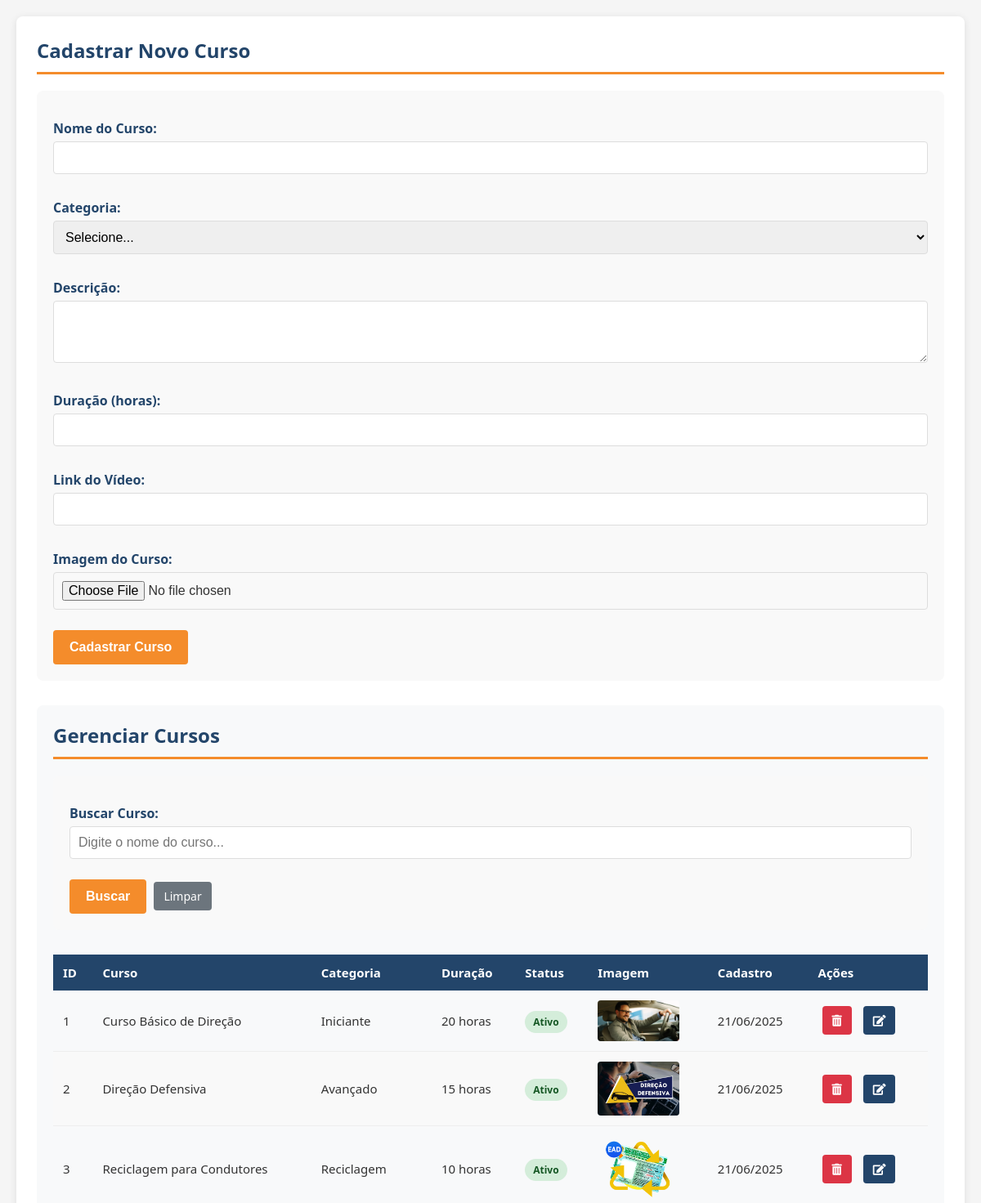
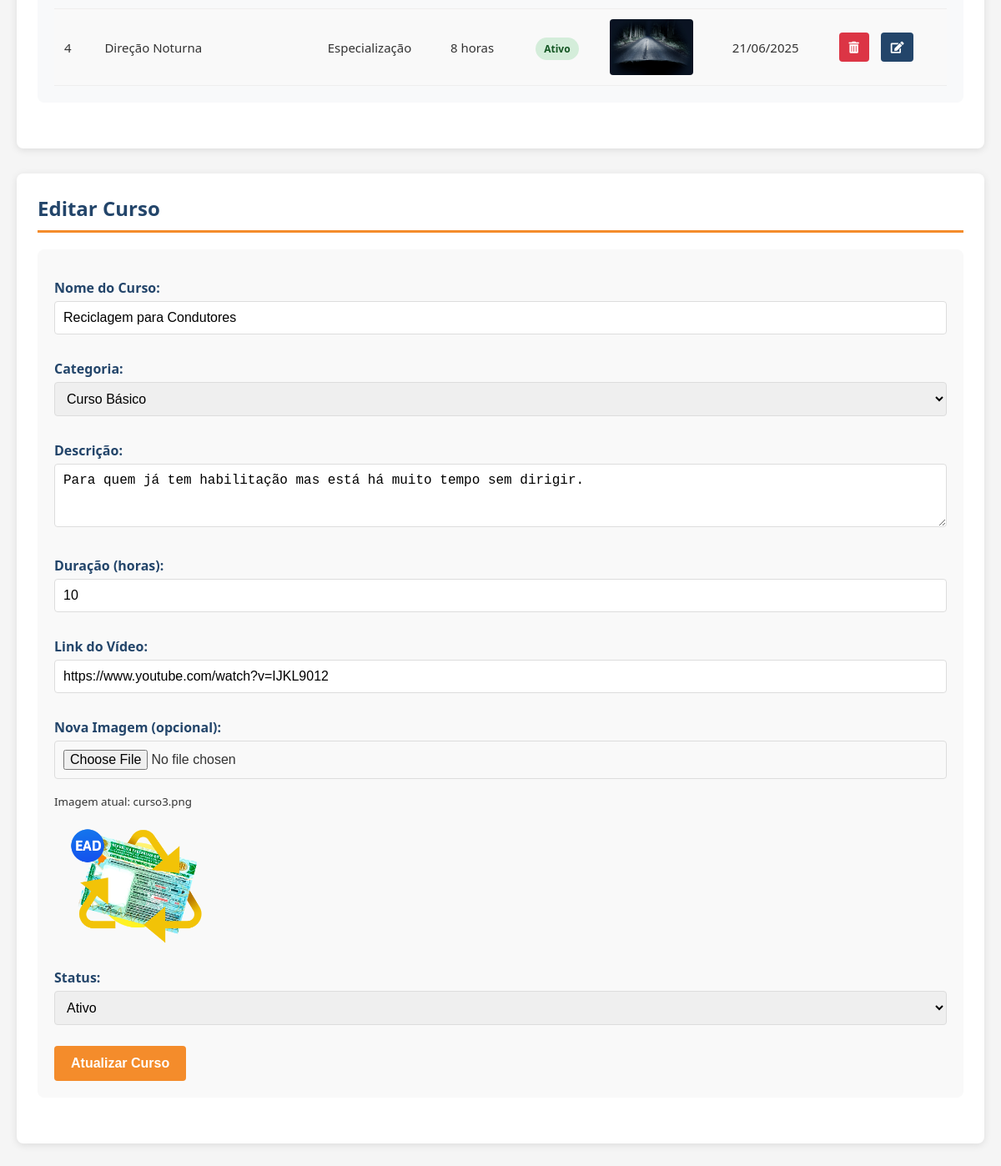
The app's page /inventory.php?id_cursod=3 with its own data (2 pictures, top to bottom).
### tables this page shows
CREATE TABLE `cursos` (
  `id_curso` int(11) NOT NULL AUTO_INCREMENT,
  `nome_curso` varchar(100) NOT NULL,
  `descricao` text NOT NULL,
  `duracao` int(11) NOT NULL COMMENT 'em horas',
  `imagem` varchar(255) NOT NULL,
  `link_video` varchar(255) NOT NULL,
  `categoria` varchar(50) DEFAULT NULL,
  `data_cadastro` timestamp NOT NULL DEFAULT current_timestamp(),
  `ativo` tinyint(1) NOT NULL DEFAULT 1,
  PRIMARY KEY (`id_curso`)
);

### inventory.php (the view, shortened to what this page needs)
<?php
include("include/connect.php");
?>
<!DOCTYPE html>
<html lang="pt-br">
<head>
    <link rel="stylesheet" href="https://pro.fontawesome.com/releases/v5.10.0/css/all.css"/>
</head>
<body>
    <div class="container1">
        <div class="form-container">
            <h2>Cadastrar Novo Curso</h2>
            <form id="insert-form" action="inventory.php" enctype="multipart/form-data" method="post">
                <label for="name">Nome do Curso:</label>
                <input type="text" id="name" name="name" required>
                <label for="categoria">Categoria:</label>
                <select id="categoria" name="categoria" required>
                    <option value="">Selecione...</option>
                </select>
                <label for="descricao">Descrição:</label>
                <textarea id="descricao" name="descricao" rows="3" required></textarea>
                <label for="duracao">Duração (horas):</label>
                <input type="number" id="duracao" name="duracao" min="1" required>
                <label for="link_video">Link do Vídeo:</label>
                <input type="url" id="link_video" name="link_video" required>
                <label for="photo">Imagem do Curso:</label>
                <input type="file" id="photo" name="photo" accept="image/*" required>
                <button name="ins" type="submit" class="insert-btn">Cadastrar Curso</button>
            </form>
        </div>
        <div class="search-container">
            <h2>Gerenciar Cursos</h2>
            <form id="search-form" action="inventory.php" method="get">
                <label for="search">Buscar Curso:</label>
                <input type="text" id="search" name="search" placeholder="Digite o nome do curso...">
                <button type="submit" class="insert-btn">Buscar</button>
                <a href="inventory.php" class="action-btn" style="background-color: #6c757d;">Limpar</a>
            </form>
            <div class="inventory-container">
                <table>
                    <thead>
                        <tr>
                            <th>ID</th>
                            <th>Curso</th>
                            <th>Categoria</th>
                            <th>Duração</th>
                            <th>Status</th>
                            <th>Imagem</th>
                            <th>Cadastro</th>
                            <th>Ações</th>
                        </tr>
                    </thead>
                    <tbody>
                        <?php
                        $query = "SELECT * FROM cursos";
                        $query .= " ORDER BY data_cadastro DESC";
                        $result = mysqli_query($con, $query);
                        while($row = mysqli_fetch_assoc($result)) {
                            $status_class = $row['ativo'] ? 'status-active' : 'status-inactive';
                            $status_text = $row['ativo'] ? 'Ativo' : 'Inativo';
                            echo "<tr>
                                <td>".$row['id_curso']."</td>
                                <td>".htmlspecialchars($row['nome_curso'])."</td>
                                <td>".htmlspecialchars($row['categoria'])."</td>
                                <td>".$row['duracao']." horas</td>
                                <td><span class='status-badge $status_class'>$status_text</span></td>
                                <td><img src='img/cursos/".htmlspecialchars($row['imagem'])."' class='curso-img'></td>
                                <td>".date('d/m/Y', strtotime($row['data_cadastro']))."</td>
                                <td>
                                    <a href='inventory.php?id_curso=".$row['id_curso']."' class='action-btn delete-btn' onclick='return confirm(\"Tem certeza que deseja excluir este curso?\")'>
                                        <i class='fas fa-trash-alt'></i>
                                    </a>
                                    <a href='inventory.php?id_cursod=".$row['id_curso']."' class='action-btn edit-btn'>
                                        <i class='fas fa-edit'></i>
                                    </a>
                                </td>
                            </tr>";
                        }
                        ?>
                    </tbody>
                </table>
            </div>
        </div>
    </div>
    <?php
    if(isset($_GET['id_cursod'])) {
        $id = (int)$_GET['id_cursod'];
        $query = "SELECT * FROM cursos WHERE id_curso = $id";
        $result = mysqli_query($con, $query);
        $row = mysqli_fetch_assoc($result);
        echo "<div class='container11'>
            <h2>Editar Curso</h2>
            <form id='update-form' action='inventory.php' enctype='multipart/form-data' method='post'>
                <input type='hidden' name='id_curso1' value='".$row['id_curso']."'>
                <input type='hidden' name='prevphoto' value='".htmlspecialchars($row['imagem'])."'>
                <label for='name1'>Nome do Curso:</label>
                <input type='text' id='name1' name='name1' value='".htmlspecialchars($row['nome_curso'])."' required>
                <label for='categoria1'>Categoria:</label>
                <select id='categoria1' name='categoria1' required>
                    <option value='Básico' ".($row['categoria']=='Básico'?'selected':'').">Curso Básico</option>
                    <option value='Avançado' ".($row['categoria']=='Avançado'?'selected':'').">Curso Avançado</option>
                    <option value='Especialização' ".($row['categoria']=='Especialização'?'selected':'').">Especialização</option>
                </select>
                <label for='descricao1'>Descrição:</label>
                <textarea id='descricao1' name='descricao1' rows='3' required>".htmlspecialchars($row['descricao'])."</textarea>
                <label for='duracao1'>Duração (horas):</label>
                <input type='number' id='duracao1' name='duracao1' value='".$row['duracao']."' min='1' required>
                <label for='link_video1'>Link do Vídeo:</label>
                <input type='url' id='link_video1' name='link_video1' value='".htmlspecialchars($row['link_video'])."' required>
                <label for='photo1'>Nova Imagem (opcional):</label>
                <input type='file' id='photo1' name='photo1' accept='image/*'>
                <small>Imagem atual: ".htmlspecialchars($row['imagem'])."</small>
                <div style='margin: 10px 0;'>
                    <img src='img/cursos/".htmlspecialchars($row['imagem'])."' style='max-width: 200px;'>
                </div>
                <label for='ativo1'>Status:</label>
                <select id='ativo1' name='ativo1'>
                    <option value='1' ".($row['ativo']?'selected':'').">Ativo</option>
                    <option value='0' ".(!$row['ativo']?'selected':'').">Inativo</option>
                </select>
                <button name='submitt' type='submit' class='insert-btn'>Atualizar Curso</button>
            </form>
        </div>";
    }
    ?>
</body>
</html>

### inventory.php (style rules this page uses)
:root { --driveup-orange: #F48C2B; --driveup-blue: #23456A; --light: #f8f9fa; }
body { font-family: 'Segoe UI', Tahoma, Geneva, Verdana, sans-serif; margin: 0; padding: 20px; background-color: #f5f5f5; color: #333; }
.container1, .container11 { background: white; border-radius: 8px; padding: 25px; margin-bottom: 30px; box-shadow: 0 2px 10px rgba(0,0,0,0.1); }
h1, h2 { color: var(--driveup-blue); border-bottom: 3px solid var(--driveup-orange); padding-bottom: 10px; margin-top: 0; }
form { margin-bottom: 30px; background: #f9f9f9; padding: 20px; border-radius: 8px; }
label { display: block; margin: 15px 0 5px; color: var(--driveup-blue); font-weight: 600; }
input, select, textarea { width: 100%; padding: 10px; margin-bottom: 15px; border: 1px solid #ddd; border-radius: 4px; box-sizing: border-box; font-size: 16px; }
button, .insert-btn { background-color: var(--driveup-orange); color: white; border: none; padding: 12px 20px; border-radius: 4px; cursor: pointer; font-size: 16px; font-weight: 600; margin-top: 10px; transition: background 0.3s; }
table { width: 100%; border-collapse: collapse; margin-top: 20px; font-size: 15px; }
th { background-color: var(--driveup-blue); color: white; padding: 12px; text-align: left; }
td { padding: 12px; border-bottom: 1px solid #eee; vertical-align: middle; }
tr:nth-child(even) { background-color: #f9f9f9; }
img.curso-img { max-width: 100px; height: auto; border-radius: 4px; display: block; }
.action-btn { padding: 8px 12px; font-size: 14px; margin: 0 5px; color: white; text-decoration: none; border-radius: 4px; display: inline-block; }
.delete-btn { background-color: #dc3545; }
.edit-btn { background-color: var(--driveup-blue); }
.search-container { background: var(--light); padding: 20px; border-radius: 8px; margin-bottom: 30px; }
.status-badge { padding: 5px 10px; border-radius: 20px; font-size: 12px; font-weight: bold; }
.status-active { background-color: #d4edda; color: #155724; }

### records on screen
cursos: id_curso "1", nome_curso "Curso Básico de Direção", categoria "Iniciante", duracao "20", ativo "Ativo", imagem (picture), data_cadastro "21/06/2025"
cursos: id_curso "2", nome_curso "Direção Defensiva", categoria "Avançado", duracao "15", ativo "Ativo", imagem (picture), data_cadastro "21/06/2025"
cursos: id_curso "3", nome_curso "Reciclagem para Condutores", categoria "Reciclagem", duracao "10", ativo "Ativo", imagem (picture), data_cadastro "21/06/2025", name1 "Reciclagem para Condutores", descricao1 "Para quem já tem habilitação mas está há muito tempo sem dirigir.", duracao1 "10", link_video1 "https://www.youtube.com/watch?v=IJKL9012", imagem "curso3.png", ativo1 "Ativo"
cursos: id_curso "4", nome_curso "Direção Noturna", categoria "Especialização", duracao "8", ativo "Ativo", imagem (picture), data_cadastro "21/06/2025"
